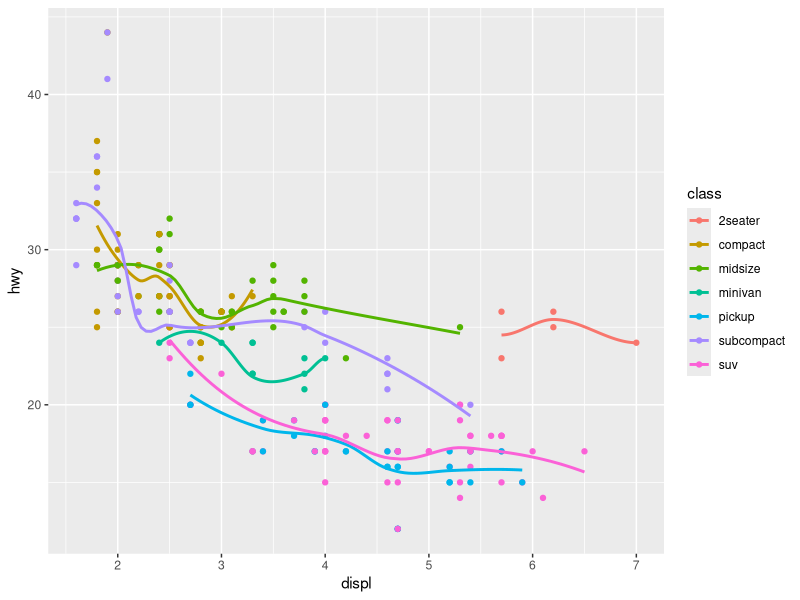
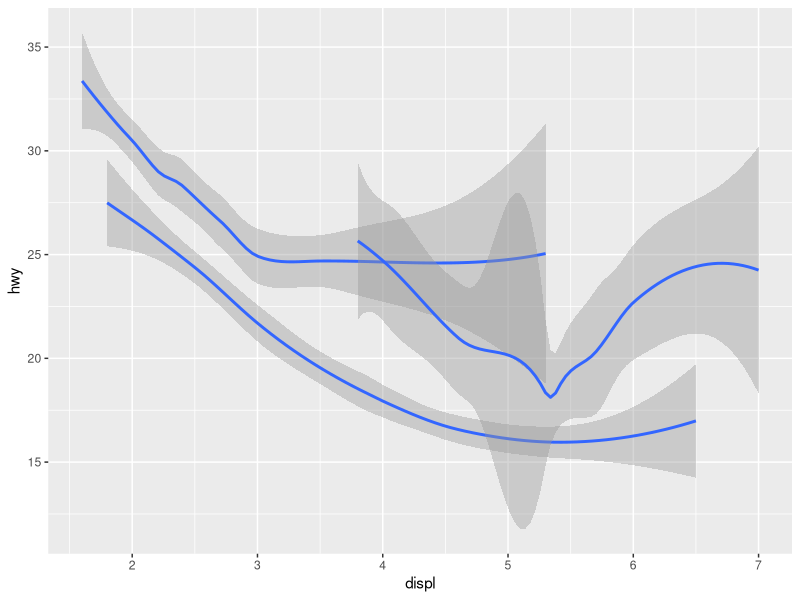
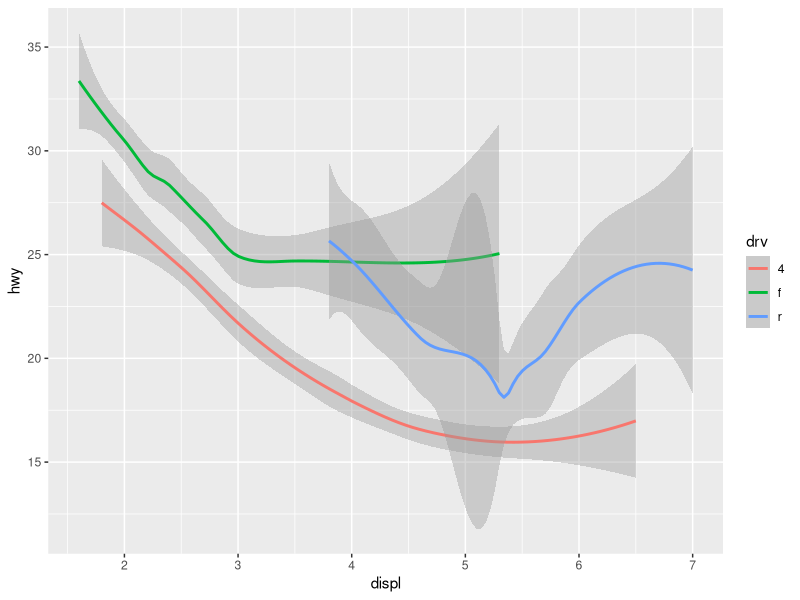
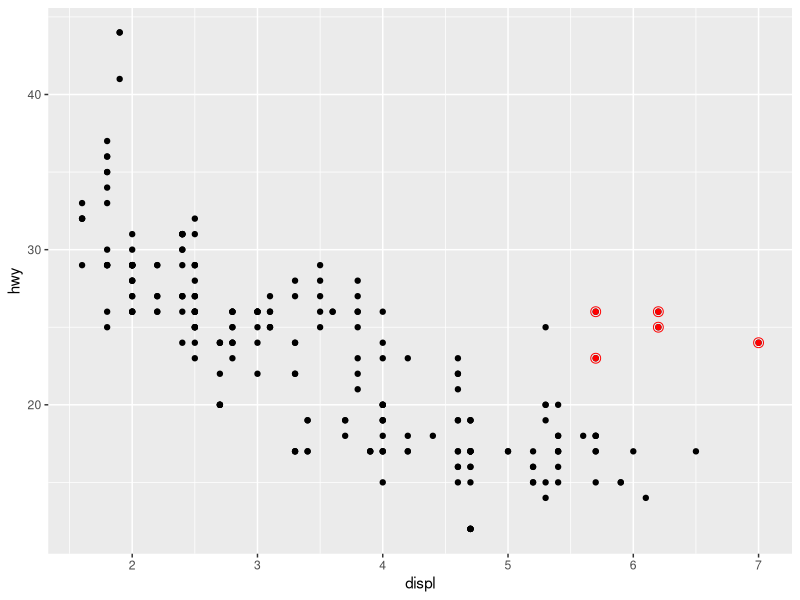
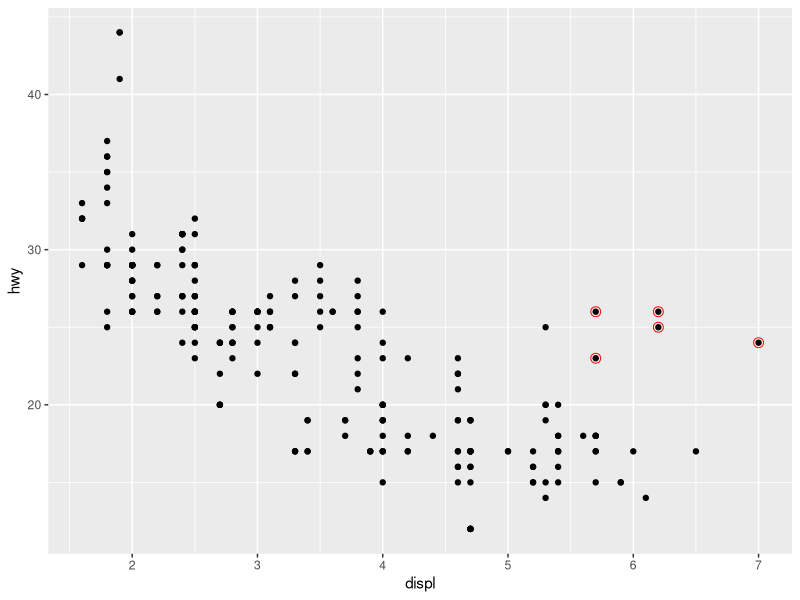
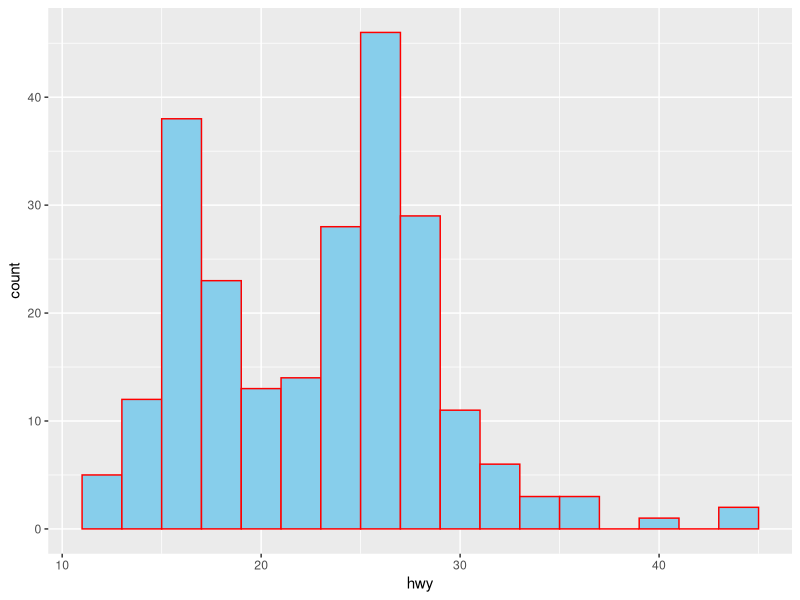
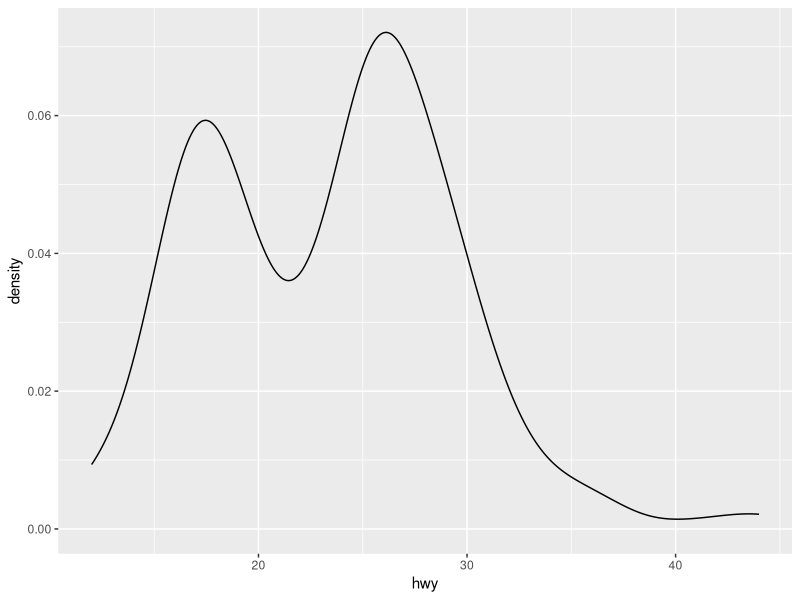
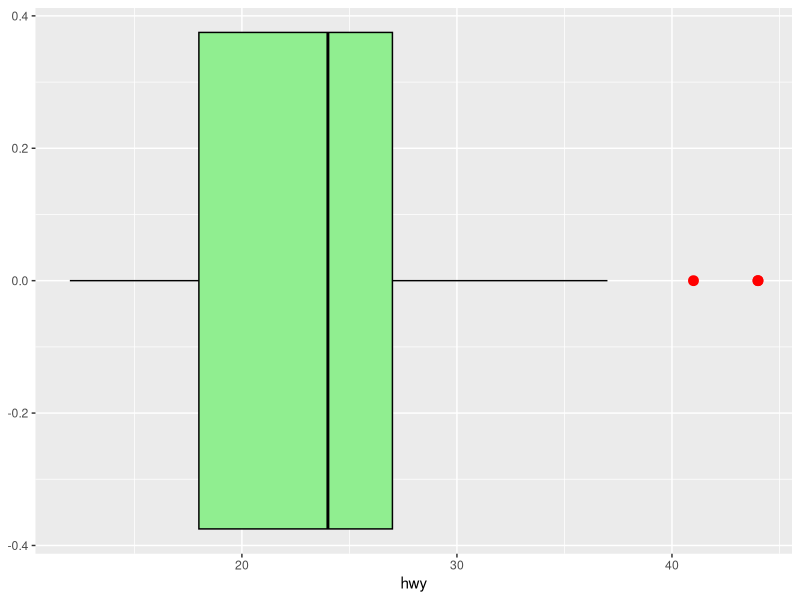

The R source for these figures, in order:
library(tidyverse)

#(I) Aesthetic mappings

# relationship between displacement and highway miles for various classes of cars

# relationship between 2 numeric variables (eng size in litres and miles) -> use scatterplot
# use facet/shape/size/color to encode class
ggplot(mpg, aes(x = displ, y = hwy, color = class)) +
  geom_point() +
  geom_smooth(method = "auto", se = FALSE)

#Note:
#Mapping an un-ordered discrete (categorical) variable (class) to an ordered aesthetic (size or alpha) 
#is generally not a good idea because it implies a ranking that does not in fact exist  


#Group
ggplot(mpg, aes(x = displ, y = hwy)) +
  geom_smooth(aes(group = drv))

ggplot(mpg, aes(x = displ, y = hwy)) +
  geom_smooth(aes(color = drv))

#highlight 2 seater class in a scatter plot
ggplot(mpg, aes(x = displ, y = hwy)) + 
  geom_point() +                            #Layer1 all blank points
  geom_point(
    data = mpg |> filter(class == "2seater"),
    color = "red"                           #Layer2 re-plots the 2-seater dots in red
  ) +
  geom_point(
    data = mpg |> filter(class == "2seater"), 
    shape = "circle open",                  #Layer3 plots the open circle, creating the bullseye effect 
    size = 3, 
    color = "red"
  )
#Note:  The below code block will draw red circles around the black dots for 2 seaters.
#       This is because ggplot2 plots layers like transparent stickers stacked on top of each other
 ggplot(mpg, aes(x = displ, y = hwy)) + 
    geom_point() + 
    geom_point(
      data = mpg |> filter(class == "2seater"), 
      shape = "circle open",
      size = 3,
      color = "red"
    )


#Histogram plot to study the distribution of highway miles
ggplot(mpg, aes(x = hwy)) +
  geom_histogram(
    binwidth = 2,
    color = "red",
    fill = "skyblue"
  )


#Density plot to study the distribution of highway miles
ggplot(mpg, aes(x = hwy)) +
  geom_density()

#Box plot to study the distribution of highway miles 
ggplot(mpg, aes(x = hwy)) +
  geom_boxplot(
    fill = "lightgreen",
    color = "black",
    outlier.size = 3,
    outlier.color = "red"
  )

#Note:
#geom_boxplot works with a single x axis because it treats that as a category and plots the distribution on the y axis
#geom_jitter needs both x & y axis so that the jitter points know where to go exactly

#common trick is to add a constant y so that all points align horizontally
ggplot(mpg, aes(x = hwy)) +
  geom_boxplot(
    fill = "lightgreen",
    color = "black",
    outlier.size = 3,
    outlier.color = "red"
  ) +
  geom_jitter(
    aes(y = 1),
    color = "orange",
    alpha = 0.5
  )

#alternative is to flip the axes
ggplot(mpg, aes(x = "", y = hwy)) +
  geom_boxplot(
    fill = "lightgreen",
    color = "black",
    outlier.size = 3,
    outlier.color = "red"
  ) +
  geom_jitter(
    width = 0.3,
    color = "orange",
    alpha = 0.5
  )

#Exercise

#1)
#scatter plot to study the relationship between engine size(displ) and mileage(hwy)
#plot a smooth line over the scatter plot
ggplot(mpg, aes(x = displ, y = hwy)) +
  geom_point(
    size = 3
  ) +
  geom_smooth(
    method = "auto",
    color = "blue",
#    linewidth = 1,
    se = FALSE
  )


#2)
#scatter plot to study the relationship between engine size(displ) and mileage(hwy)
#plot a smooth line over the scatter plot for each level of drv
ggplot(mpg, aes(x = displ, y = hwy)) +
  geom_point(
    size = 3
  ) +
  geom_smooth(
    aes(group = drv),
    method = "auto",
    color = "blue",
    se = FALSE
  )

#3)
#scatter plot to study the relationship between engine size(displ) and mileage(hwy)
#plot separate colors for points for each level of drv
#plot separate smooth lines over the scatter plot for each level of drv
ggplot(mpg, aes(x = displ, y = hwy, color = drv)) +
  geom_point(
    size = 3
  ) +
  geom_smooth(
    method = "auto",
    se = FALSE
  )

#4)
#scatter plot to study the relationship between engine size(displ) and mileage(hwy)
#plot separate color points for each level of drv
#plot a single smooth line over the scatter plot

ggplot(mpg, aes(x = displ, y = hwy)) +
  geom_point(
    aes(color = drv),
    size = 3
  ) +
  geom_smooth(
    method = "auto",
    se = FALSE
  )

#4)
#scatter plot to study the relationship between engine size(displ) and mileage(hwy)
#plot separate colors for points for each level of drv
#plot separate smooth lines of different type over the scatter plot for each level of drv
ggplot(mpg, aes(x = displ, y = hwy)) +
  geom_point(
    aes(color = drv),
    size = 3
  ) +
  geom_smooth(
    aes(linetype = drv),
    method = "auto",
    se = FALSE,
  )

#(II) Facets

#Faceting splits a plot into subplots that each display one subset of the data based on a categorical variable

ggplot(mpg, aes(x = displ, y = hwy)) + 
  geom_point() +
  facet_wrap(~cyl) +
  labs(
    title = "Scatter plot displ vs hwy miles", 
    subtitle = "facet by cyl"
  )

#facet_grid(rows ~ columns)
#facet_grid(x ~ .) = facet in rows
#facet_grid(. ~ y) = facet in columns
ggplot(mpg, aes(x = displ, y = hwy)) +
  geom_point(
    size = 1
  ) +
  facet_grid(drv ~ cyl) +
  labs(
    title = "Scatter plot displ vs hwy miles",
    subtitle = "facet by drive engine and cyl"
  )

#To visualize the relationship within each facet better, set the scales argument to free
#"free_x" will allow for different scales of x-axis across columns
#"free_y" will allow for different scales on y-axis across rows
#"free" will allow both
#Controls whether axes are fixed or free (e.g., "fixed", "free", "free_x", "free_y")
ggplot(mpg, aes(x = displ, y = hwy)) +
  geom_point() +
  facet_grid(
    drv ~ cyl,
    scales = "free"
  ) +
  labs(
    title = "Scatter plot displ vs hwy miles",
    subtitle = "facet by drive engine and cyl nos"
  )

#nrow controls how the facet panels are laid out. nrow=2 forces ggplot to plot the facets in 2 horizontal rows.
ggplot(mpg, aes(x = displ, y = hwy)) +
  geom_point() +
  facet_wrap(~drv, nrow = 2)

#For small to medium datasets: Color works well; faceting may feel unnecessary
# For larger datasets:
#   1.Faceting becomes more valuable because it breaks down complexity.
#   2.Color can get overwhelmed due to overplotting — you might miss patterns.
#   3.Combining both is often a good idea: facet by one variable, color by another (if distinct and small in number).


#(III) Statistical Transformations

#Many graphs, like scatterplots, plot the raw values of your dataset. 

#Other graphs, like bar charts, calculate new values to plot:
#1. Bar charts, histograms, and frequency polygons bin your data and then plot bin counts, the number of points that fall in each bin
#2. Smoothers fit a model to your data and then plot predictions from the model
#3. Boxplots compute the five-number summary of the distribution and then display that summary as a specially formatted box

#The algorithm used to calculate new values for a graph is called a stat, short for statistical transformation.

#If you already have the count , use stat = identity to plot the count directly
diamonds |>
  count(cut) |>
  ggplot(aes(x = cut, y = n)) +
  geom_bar(stat = "identity") +
  geom_text(aes(label = n), vjust = -0.5, size = 3) 
  #geom_label(aes(label = n), vjust = -0.5, size = 3) #geom label will show a background box behind the text



